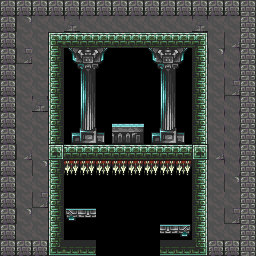

A level layout from a 2D game, rendered from its tile map. Below: a short description, then the map file with its tile-grid data intact:
An orthogonal 16x16 tile map with 16x16 px tiles, 1 tile layer (Calque de Tile 1).

<map version="1.2" tiledversion="1.2.2" orientation="orthogonal" renderorder="right-down" width="16" height="16" tilewidth="16" tileheight="16" infinite="0" nextlayerid="2" nextobjectid="1">
 <tileset firstgid="1" source="../tileset.tsx" />
 <layer id="1" name="Calque de Tile 1" width="16" height="16">
  <data encoding="csv">
59,59,59,59,59,59,59,59,59,59,59,59,59,59,59,27,
59,88,25,25,45,25,25,25,25,25,25,25,45,25,25,27,
59,25,25,104,105,105,105,105,105,105,105,105,106,25,72,27,
59,78,25,120,83,84,85,130,20,83,84,85,122,88,29,27,
59,25,25,120,99,100,101,130,20,99,100,101,122,25,29,27,
59,25,25,120,130,116,130,130,130,20,116,130,122,25,78,27,
59,25,45,120,130,132,130,130,130,20,132,130,122,25,29,27,
59,25,25,120,130,148,130,18,19,20,148,130,122,25,29,27,
59,25,25,120,163,164,165,34,35,163,164,165,122,25,29,27,
59,72,25,108,109,109,109,109,109,109,109,109,108,72,29,27,
59,25,88,120,1610612965,1610612965,1610612965,1610612965,1610612965,1610612965,1610612965,1610612965,122,25,29,27,
59,25,25,120,119,119,119,119,119,119,119,119,122,25,88,27,
59,25,78,120,119,119,119,119,119,119,119,119,122,25,25,27,
59,88,25,120,1,2,119,119,119,119,119,119,122,25,78,27,
59,25,25,120,119,119,119,119,119,119,2,3,122,25,25,27,
59,59,59,136,137,137,0,0,0,0,137,137,138,59,59,27
</data>
 </layer>
</map>
